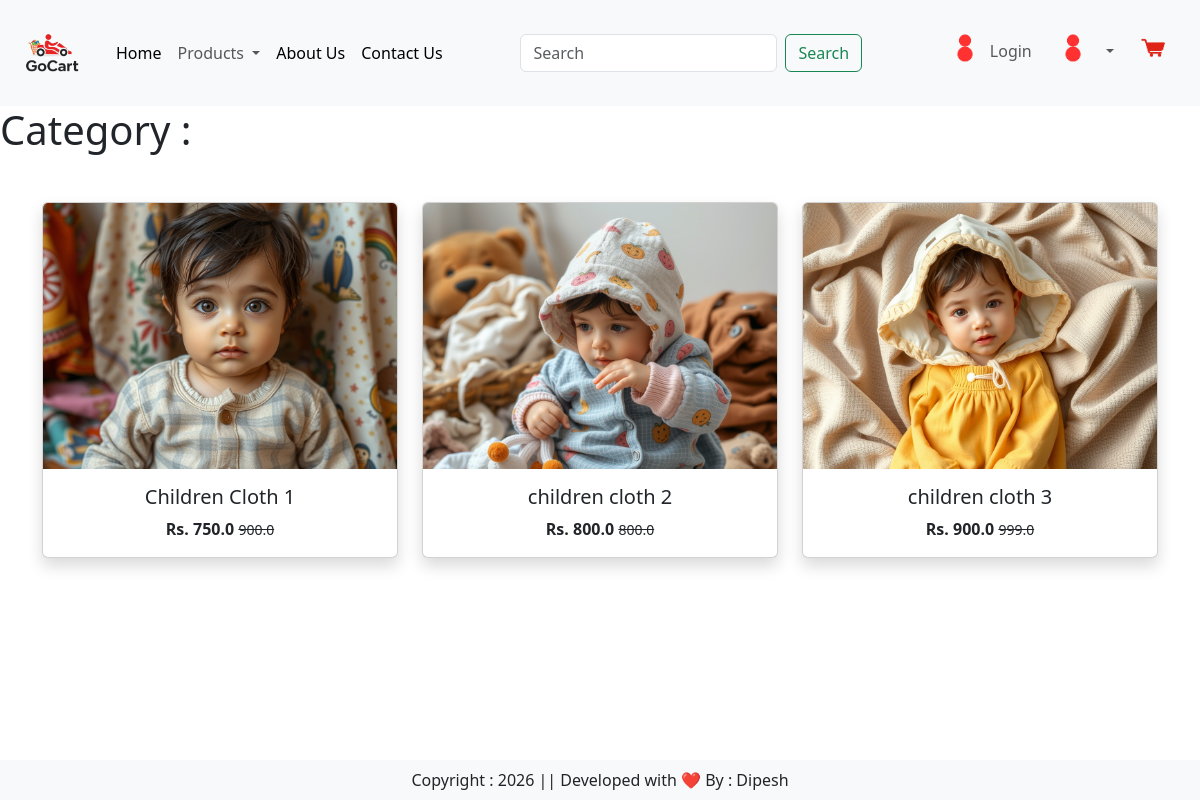
Page /gocart/category/cc on the committed database.
### goCart/models.py (models this page shows, shortened)
class Product(models.Model):
    title = models.CharField(max_length=100)
    selling_price = models.FloatField()
    discounted_price = models.FloatField()
    description = models.TextField()
    prodapp = models.TextField(default='')
    category = models.CharField(choices=CATEGORY_CHOICES , max_length=2)
    product_image = models.ImageField(upload_to='product/')
    class Meta:
        ordering = ['title']

### goCart/views.py (the view)
# urls.py: path('category/<slug:val>', views.CategoryView.as_view(), name='category'),
class CategoryView(View):
    def get(self,request,val):
        product = Product.objects.filter(category = val)
        return render(request, 'goCart/category.html',locals())

### goCart/templates/goCart/category.html (shortened to what this page needs)
{% extends "goCart/base.html" %}
{% load static %}
{% block main-content %}
<h1>Category :</h1>
<div class="container text-center">
    <div class="row mt-5">
        {% for item in product %}
        <div class=" col-lg-4 col-md-6 mb-4">
            <a href="#">
                <div class="card project-card h-100 shadow">
                    <img src="{{item.product_image.url}}" class="card-img-top">
                    <div class="card-body">
                        <h5>{{ item.title }}</h5>
                        <div class="fw-bold">
                            Rs. {{item.discounted_price}}
                            <small class="fw-light text-decoration-line-through">{{ item.selling_price}}
                            </small>
                        </div>
                    </div>
                </div>
            </a>
        </div>
        {% endfor %}
    </div>
</div>
{% endblock main-content %}

### goCart/static/goCart/css/style.css (style rules this page uses)
html, body { text-decoration: none; margin: 0; padding: 0; }
a { text-decoration: none; }

### rows in the picture
Product: product_image (picture), title "Children Cloth 1", discounted_price "750.0", selling_price "900.0"
Product: product_image (picture), title "children cloth 2", discounted_price "800.0", selling_price "800.0"
Product: product_image (picture), title "children cloth 3", discounted_price "900.0", selling_price "999.0"
